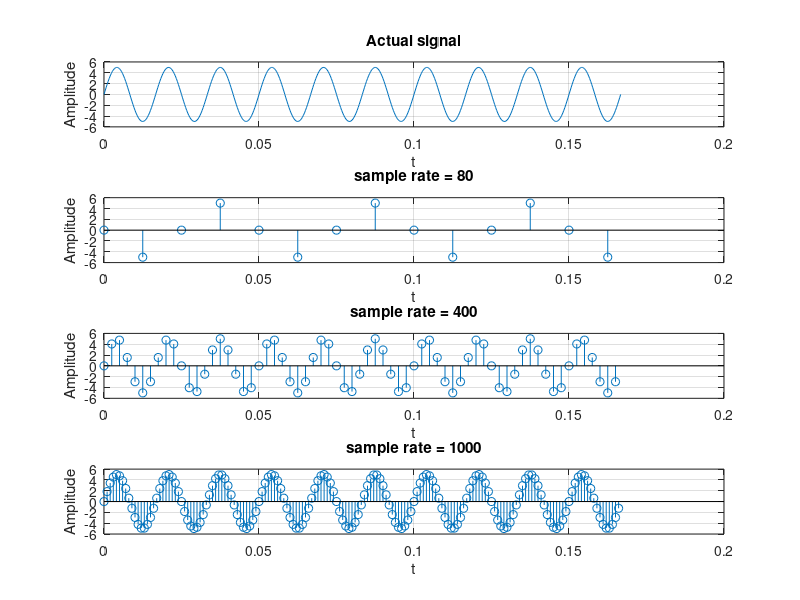

The MATLAB script that drew this image:
% assignment 4 q 6
%% clear
clc;
clear all;
close all;

%% generate and plot actual wave
%sampling period
p = 1/60;   % here frequency is 60 hz
% set n
t = 0:p/50:10*p;
s(1)=subplot(4,1,1);
plot(t,5*sin(120*pi*t));
title('Actual signal');
xlabel('t');
ylabel('Amplitude');
grid on;

%% plot sampled sequences
% array for fs
fs = [80,400,1000];

for i = 2:4
    s(i)=subplot(4,1,i);
    % set samples
    n = 0:1/fs(i-1):10*p;  % sampling period = 1/sampling freq
    stem(n,5*sin(120*pi*n));
    xlabel('t');
    ylabel('Amplitude');
    grid on;
end

% title every subplot
title(s(2),'sample rate = 80');
title(s(3),'sample rate = 400');
title(s(4),'sample rate = 1000');

% link all graph axis
linkaxes([s(1),s(2),s(3),s(4)],'xy');